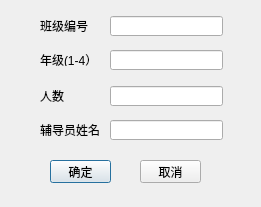
<?xml version="1.0" encoding="UTF-8"?>
<ui version="4.0">
 <class>ChangeClas</class>
 <widget class="QDialog" name="ChangeClas">
  <property name="geometry">
   <rect>
    <x>0</x>
    <y>0</y>
    <width>261</width>
    <height>207</height>
   </rect>
  </property>
  <property name="minimumSize">
   <size>
    <width>261</width>
    <height>207</height>
   </size>
  </property>
  <property name="maximumSize">
   <size>
    <width>261</width>
    <height>207</height>
   </size>
  </property>
  <property name="windowTitle">
   <string>编辑班级</string>
  </property>
  <widget class="QLabel" name="label">
   <property name="geometry">
    <rect>
     <x>40</x>
     <y>20</y>
     <width>54</width>
     <height>12</height>
    </rect>
   </property>
   <property name="text">
    <string>班级编号</string>
   </property>
  </widget>
  <widget class="QLineEdit" name="lineEdit">
   <property name="geometry">
    <rect>
     <x>110</x>
     <y>16</y>
     <width>113</width>
     <height>20</height>
    </rect>
   </property>
  </widget>
  <widget class="QLabel" name="label_2">
   <property name="geometry">
    <rect>
     <x>40</x>
     <y>54</y>
     <width>54</width>
     <height>12</height>
    </rect>
   </property>
   <property name="text">
    <string>年级(1-4）</string>
   </property>
  </widget>
  <widget class="QLineEdit" name="lineEdit_2">
   <property name="geometry">
    <rect>
     <x>110</x>
     <y>50</y>
     <width>113</width>
     <height>20</height>
    </rect>
   </property>
  </widget>
  <widget class="QLabel" name="label_3">
   <property name="geometry">
    <rect>
     <x>40</x>
     <y>90</y>
     <width>54</width>
     <height>12</height>
    </rect>
   </property>
   <property name="text">
    <string>人数</string>
   </property>
  </widget>
  <widget class="QLineEdit" name="lineEdit_3">
   <property name="geometry">
    <rect>
     <x>110</x>
     <y>86</y>
     <width>113</width>
     <height>20</height>
    </rect>
   </property>
  </widget>
  <widget class="QLabel" name="label_4">
   <property name="geometry">
    <rect>
     <x>40</x>
     <y>122</y>
     <width>61</width>
     <height>16</height>
    </rect>
   </property>
   <property name="text">
    <string>辅导员姓名</string>
   </property>
  </widget>
  <widget class="QLineEdit" name="lineEdit_4">
   <property name="geometry">
    <rect>
     <x>110</x>
     <y>120</y>
     <width>113</width>
     <height>20</height>
    </rect>
   </property>
  </widget>
  <widget class="QPushButton" name="pushButton">
   <property name="geometry">
    <rect>
     <x>50</x>
     <y>160</y>
     <width>61</width>
     <height>23</height>
    </rect>
   </property>
   <property name="text">
    <string>确定</string>
   </property>
  </widget>
  <widget class="QPushButton" name="pushButton_2">
   <property name="geometry">
    <rect>
     <x>140</x>
     <y>160</y>
     <width>61</width>
     <height>23</height>
    </rect>
   </property>
   <property name="text">
    <string>取消</string>
   </property>
  </widget>
 </widget>
 <resources/>
 <connections>
  <connection>
   <sender>pushButton_2</sender>
   <signal>clicked()</signal>
   <receiver>ChangeClas</receiver>
   <slot>close()</slot>
   <hints>
    <hint type="sourcelabel">
     <x>170</x>
     <y>171</y>
    </hint>
    <hint type="destinationlabel">
     <x>130</x>
     <y>103</y>
    </hint>
   </hints>
  </connection>
 </connections>
</ui>
